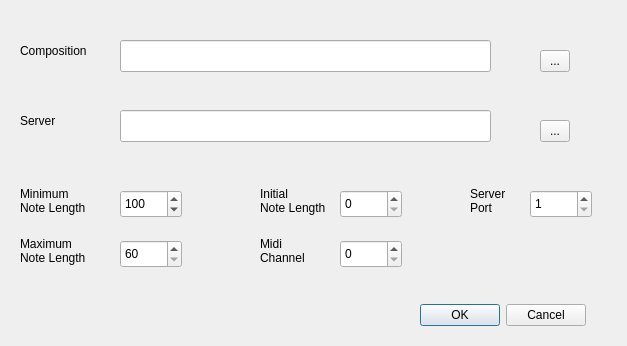
<?xml version="1.0" encoding="UTF-8"?>
<!--//////////////////////////////////////////////////////////////////////////-->
<!--                                                                          -->
<!--                Copyright (c) <2011> by <Martin Kohn>.                    -->
<!--                                                                          -->
<!--                   This file is part of Bells.                            -->
<!--                                                                          -->
<!--    Bells is free software: you can redistribute it and/or modify it      -->
<!--    under the terms of the GNU General Public License as published by     -->
<!--    the Free Software Foundation, either version 3 of the License, or     -->
<!--    (at your option) any later version.                                   -->
<!--                                                                          -->
<!--    Bells is distributed in the hope that it will be useful, but          -->
<!--    WITHOUT ANY WARRANTY; without even the implied warranty of            -->
<!--    MERCHANTABILITY or FITNESS FOR A PARTICULAR PURPOSE.  See the         -->
<!--    GNU General Public License for more details.                          -->
<!--                                                                          -->
<!--    You should have received a copy of the GNU General Public License     -->
<!--    along with Bells.  If not, see <http://www.gnu.org/licenses/>.        -->
<!--                                                                          -->
<!--//////////////////////////////////////////////////////////////////////////-->
<ui version="4.0">
 <class>SettingsBase</class>
 <widget class="QDialog" name="SettingsBase">
  <property name="geometry">
   <rect>
    <x>0</x>
    <y>0</y>
    <width>627</width>
    <height>346</height>
   </rect>
  </property>
  <property name="windowTitle">
   <string>Settings</string>
  </property>
  <widget class="QDialogButtonBox" name="buttonBox">
   <property name="geometry">
    <rect>
     <x>30</x>
     <y>300</y>
     <width>556</width>
     <height>31</height>
    </rect>
   </property>
   <property name="orientation">
    <enum>Qt::Horizontal</enum>
   </property>
   <property name="standardButtons">
    <set>QDialogButtonBox::Cancel|QDialogButtonBox::Ok</set>
   </property>
  </widget>
  <widget class="QLabel" name="label">
   <property name="geometry">
    <rect>
     <x>20</x>
     <y>30</y>
     <width>81</width>
     <height>41</height>
    </rect>
   </property>
   <property name="text">
    <string>Composition</string>
   </property>
  </widget>
  <widget class="QLineEdit" name="Composition">
   <property name="geometry">
    <rect>
     <x>120</x>
     <y>40</y>
     <width>371</width>
     <height>32</height>
    </rect>
   </property>
   <property name="toolTip">
    <string>Absolute path of composition file</string>
   </property>
  </widget>
  <widget class="QLabel" name="label_3">
   <property name="geometry">
    <rect>
     <x>20</x>
     <y>180</y>
     <width>81</width>
     <height>41</height>
    </rect>
   </property>
   <property name="text">
    <string>Minimum
Note Length</string>
   </property>
  </widget>
  <widget class="QLabel" name="label_4">
   <property name="geometry">
    <rect>
     <x>20</x>
     <y>230</y>
     <width>81</width>
     <height>41</height>
    </rect>
   </property>
   <property name="text">
    <string>Maximum
Note Length</string>
   </property>
  </widget>
  <widget class="QSpinBox" name="MinNoteLength">
   <property name="geometry">
    <rect>
     <x>120</x>
     <y>190</y>
     <width>62</width>
     <height>28</height>
    </rect>
   </property>
   <property name="minimum">
    <number>60</number>
   </property>
   <property name="maximum">
    <number>200</number>
   </property>
   <property name="value">
    <number>100</number>
   </property>
  </widget>
  <widget class="QSpinBox" name="MaxNoteLength">
   <property name="geometry">
    <rect>
     <x>120</x>
     <y>240</y>
     <width>62</width>
     <height>28</height>
    </rect>
   </property>
   <property name="minimum">
    <number>60</number>
   </property>
   <property name="maximum">
    <number>200</number>
   </property>
  </widget>
  <widget class="QLineEdit" name="Server">
   <property name="geometry">
    <rect>
     <x>120</x>
     <y>110</y>
     <width>371</width>
     <height>32</height>
    </rect>
   </property>
   <property name="toolTip">
    <string>Absolute path of server exectable</string>
   </property>
  </widget>
  <widget class="QLabel" name="label_5">
   <property name="geometry">
    <rect>
     <x>20</x>
     <y>100</y>
     <width>71</width>
     <height>41</height>
    </rect>
   </property>
   <property name="text">
    <string>Server</string>
   </property>
  </widget>
  <widget class="QLabel" name="label_2">
   <property name="geometry">
    <rect>
     <x>260</x>
     <y>180</y>
     <width>81</width>
     <height>41</height>
    </rect>
   </property>
   <property name="text">
    <string>Initial
Note Length</string>
   </property>
  </widget>
  <widget class="QSpinBox" name="InitialNoteLength">
   <property name="geometry">
    <rect>
     <x>340</x>
     <y>190</y>
     <width>62</width>
     <height>28</height>
    </rect>
   </property>
   <property name="maximum">
    <number>200</number>
   </property>
  </widget>
  <widget class="QSpinBox" name="Port">
   <property name="geometry">
    <rect>
     <x>530</x>
     <y>190</y>
     <width>62</width>
     <height>28</height>
    </rect>
   </property>
   <property name="toolTip">
    <string>tcp port to use </string>
   </property>
   <property name="minimum">
    <number>1</number>
   </property>
   <property name="maximum">
    <number>65535</number>
   </property>
  </widget>
  <widget class="QLabel" name="label_6">
   <property name="geometry">
    <rect>
     <x>470</x>
     <y>180</y>
     <width>51</width>
     <height>41</height>
    </rect>
   </property>
   <property name="text">
    <string>Server
Port</string>
   </property>
  </widget>
  <widget class="QLabel" name="label_7">
   <property name="geometry">
    <rect>
     <x>260</x>
     <y>230</y>
     <width>81</width>
     <height>41</height>
    </rect>
   </property>
   <property name="text">
    <string>Midi
Channel</string>
   </property>
  </widget>
  <widget class="QSpinBox" name="MidiChannel">
   <property name="geometry">
    <rect>
     <x>340</x>
     <y>240</y>
     <width>62</width>
     <height>28</height>
    </rect>
   </property>
   <property name="maximum">
    <number>15</number>
   </property>
  </widget>
  <widget class="QToolButton" name="CompositionBrowser">
   <property name="geometry">
    <rect>
     <x>540</x>
     <y>50</y>
     <width>30</width>
     <height>22</height>
    </rect>
   </property>
   <property name="toolTip">
    <string>Press to browse for composition</string>
   </property>
   <property name="text">
    <string>...</string>
   </property>
  </widget>
  <widget class="QToolButton" name="ServerBrowser">
   <property name="geometry">
    <rect>
     <x>540</x>
     <y>120</y>
     <width>30</width>
     <height>22</height>
    </rect>
   </property>
   <property name="toolTip">
    <string>Press to browse for server</string>
   </property>
   <property name="text">
    <string>...</string>
   </property>
  </widget>
 </widget>
 <resources/>
 <connections>
  <connection>
   <sender>buttonBox</sender>
   <signal>accepted()</signal>
   <receiver>SettingsBase</receiver>
   <slot>accept()</slot>
   <hints>
    <hint type="sourcelabel">
     <x>248</x>
     <y>254</y>
    </hint>
    <hint type="destinationlabel">
     <x>157</x>
     <y>274</y>
    </hint>
   </hints>
  </connection>
  <connection>
   <sender>buttonBox</sender>
   <signal>rejected()</signal>
   <receiver>SettingsBase</receiver>
   <slot>reject()</slot>
   <hints>
    <hint type="sourcelabel">
     <x>316</x>
     <y>260</y>
    </hint>
    <hint type="destinationlabel">
     <x>286</x>
     <y>274</y>
    </hint>
   </hints>
  </connection>
 </connections>
</ui>
